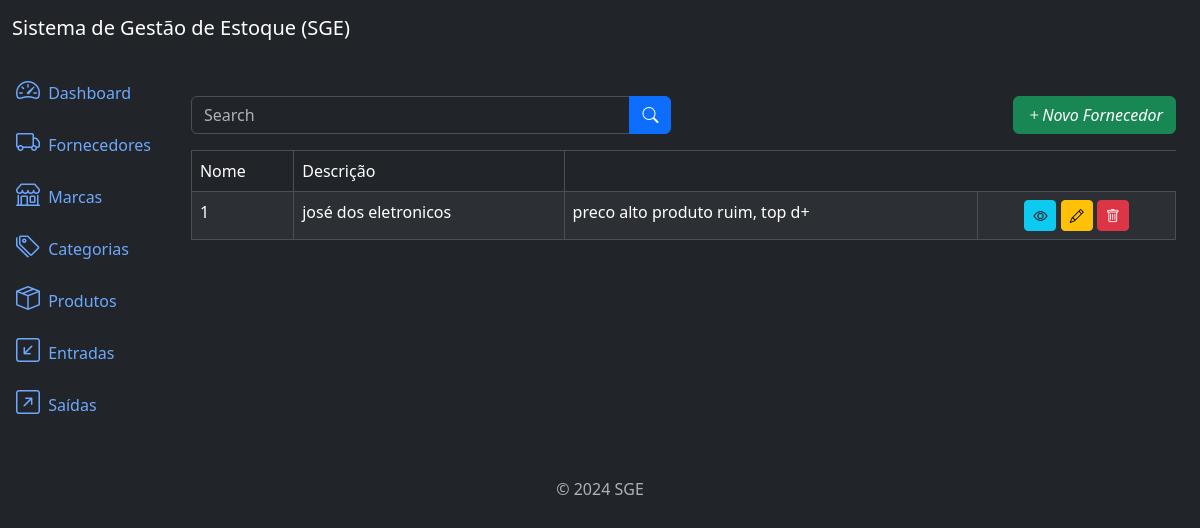
Screenshot of /supplier/list/ with the database file from the repository.
### suppliers/models.py (models this page shows, shortened)
class Supplier(models.Model):
    name = models.CharField(max_length=500)
    description = models.TextField(null=True, blank=True)
    created_at = models.DateTimeField(auto_now_add=True)
    updated_at = models.DateTimeField(auto_now=True)
    class Meta:
        ordering = ['name']

### suppliers/views.py (the view)
class SupplierListView(ListView):
    model = Supplier
    template_name = 'supplier_list.html'
    context_object_name = 'suppliers'
    paginate_by = 10
    def get_queryset(self):
        queryset = super().get_queryset()
        name = self.request.GET.get('name')
        if name:
            queryset = queryset.filter(name__icontains=name)
        return queryset

### suppliers/templates/supplier_list.html (shortened to what this page needs)
{% extends "base.html" %}
{% block content %}
    <div class="row mb-3">
        <div class="col-md-6">
            <form action="{% url "supplier_list" %}" method="get">
                <div class="input-group">
                    <input type="text" class="form-control" placeholder="Search" value={{request.GET.name}}>
                    <button type="submit" class="btn btn-primary">
                        <i class="bi bi-search"></i>
                    </button>
                </div>
            </form>
        </div>
        <div class="col-md-6">
            <a href="{% url "supplier_create" %}" class="btn btn-success float-end">
                <i class="bi bi-plus">Novo Fornecedor</i>
            </a>
        </div>
    </div>
    <div class="table-responsive">
        <table class="table table-striped table-bordered">
            <thead class="thead-dark">
                <tr>
                    <td>Nome</td>
                    <td>Descrição</td>
                </tr>
            </thead>
            <tbody>
                {% for supplier in suppliers %}
                    <td>{{supplier.id}}</td>
                    <td>{{supplier.name}}</td>
                    <td>{{supplier.description}}</td>
                    <td class="text-center">
                        <a href="{% url "supplier_detail" supplier.id %}" class="btn btn-info btn-sm">
                            <i class="bi bi-eye"></i>
                        </a>
                        <a href="{% url "supplier_update" supplier.id%}" class="btn btn-warning btn-sm">
                            <i class="bi bi-pencil"></i>
                        </a>
                        <a href="{% url "supplier_delete" supplier.id%}" class="btn btn-danger btn-sm">
                            <i class="bi bi-trash"></i>
                        </a>
                    </td>
                {% endfor %}
            </tbody>
        </table>
    </div>
{% endblock content %}

### rows the page displays
Supplier: id "1", name "josé dos eletronicos", description "preco alto produto ruim, top d+"
